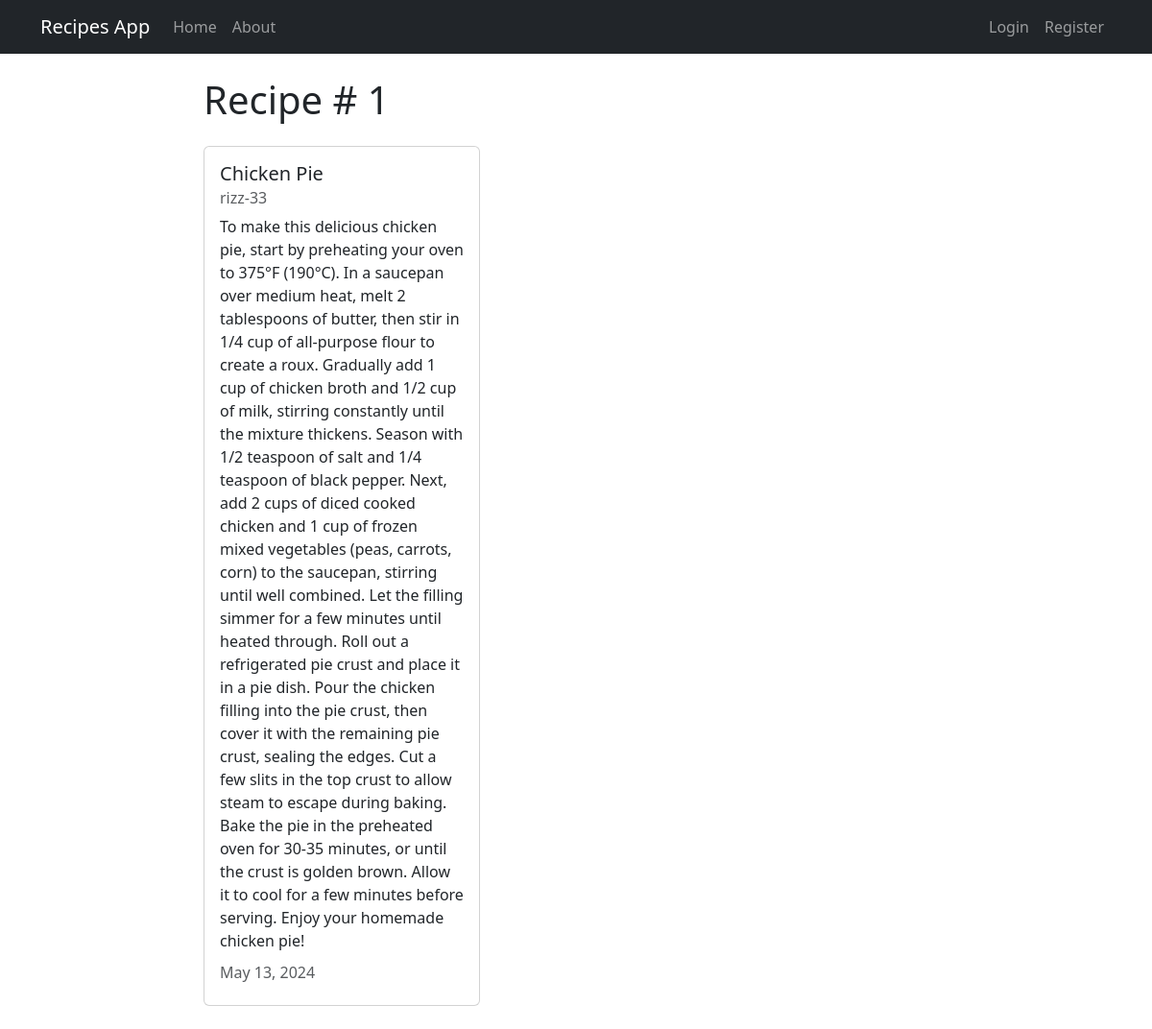
/recipe/1, run on the app's committed database.
### recipes/models.py (models this page shows, shortened)
class Recipe(models.Model):
    title = models.CharField(max_length=100)
    description = models.TextField()
    author = models.ForeignKey(User, on_delete=models.CASCADE)
    created_at = models.DateTimeField(auto_now_add=True)
    updated_at = models.DateTimeField(auto_now=True)

### recipes/views.py (the view)
# urls.py: path('recipe/<int:pk>', views.RecipeDetailView.as_view(), name='recipes-detail'),
class RecipeDetailView(DetailView):
    model = models.Recipe

### recipes/templates/recipes/recipe_detail.html
{% extends 'recipes/base.html'%}
{% block content %}
<h1>Recipe # {{object.id}}</h1>
<div class="card my-4" style="width: 18rem">
  <div class="card-body">
    <h5 class="card-title">{{ object.title }}</h5>
    <h6 class="card-subtitle mb-2 text-body-secondary">{{ object.author }}</h6>
    <p class="card-text">{{ object.description }}</p>
    <h6 class="card-subtitle mb-2 text-body-secondary">
      {{ object.updated_at|date:"F d, Y" }}
    </h6>
  </div>
</div>
{% endblock content %}

### data on the page
Recipe: id "1", title "Chicken Pie", author "rizz-33", description "To make this delicious chicken pie, start by preheating your oven to 375°F (190°C). In a saucepan over medium heat, melt 2 tablespoons of butter, then stir in 1/4 cup of all-purpose flour to create a roux. Gradually add 1 cup of chicken broth and 1/2 cup of milk, stirring constantly until the mixture thickens. Season with 1/2 teaspoon of salt and 1/4 teaspoon of black pepper. Next, add 2 cups of diced cooked chicken and 1 cup of frozen mixed vegetables (peas, carrots, corn) to the saucepan, stirring until well combined. Let the filling simmer for a few minutes until heated through. Roll out a refrigerated pie crust and place it in a pie dish. Pour the chicken filling into the pie crust,…", updated_at "May 13, 2024"
